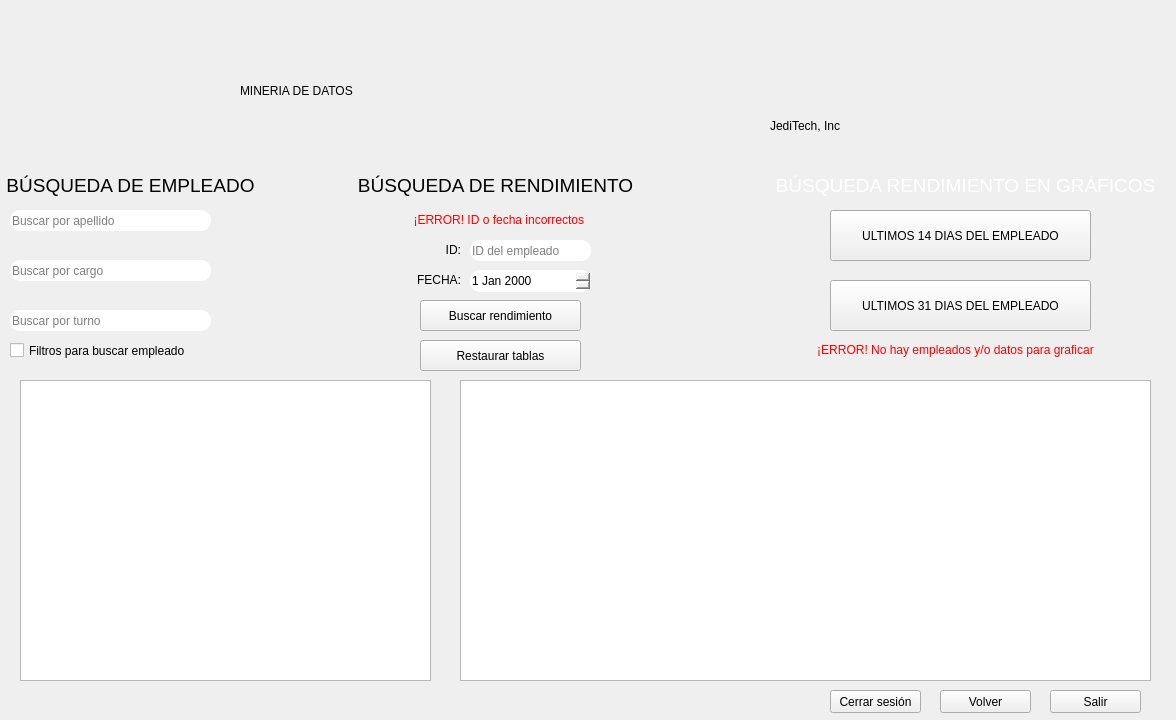
<?xml version="1.0" encoding="UTF-8"?>
<ui version="4.0">
 <class>MenuSearch</class>
 <widget class="QMainWindow" name="MenuSearch">
  <property name="geometry">
   <rect>
    <x>0</x>
    <y>0</y>
    <width>1176</width>
    <height>720</height>
   </rect>
  </property>
  <property name="minimumSize">
   <size>
    <width>1080</width>
    <height>720</height>
   </size>
  </property>
  <property name="maximumSize">
   <size>
    <width>1920</width>
    <height>1080</height>
   </size>
  </property>
  <property name="windowTitle">
   <string>MDD - Búsqueda</string>
  </property>
  <property name="styleSheet">
   <string notr="true">QWidget#centralwidget{
                background-color: qlineargradient(spread:pad, x1:0, y1:0, x2:1, y2:0, stop:0 rgba(255, 178, 102, 255),
                stop:0.55 rgba(235, 148, 61, 255), stop:0.98 rgba(0, 0, 0, 255), stop:1 rgba(0, 0, 0, 0));}
            </string>
  </property>
  <widget class="QWidget" name="centralwidget">
   <widget class="QLabel" name="label">
    <property name="geometry">
     <rect>
      <x>240</x>
      <y>40</y>
      <width>651</width>
      <height>101</height>
     </rect>
    </property>
    <property name="styleSheet">
     <string notr="true">font: 50pt &quot;Bauhaus 93&quot;;</string>
    </property>
    <property name="text">
     <string>MINERIA DE DATOS</string>
    </property>
   </widget>
   <widget class="QLabel" name="label_2">
    <property name="geometry">
     <rect>
      <x>770</x>
      <y>100</y>
      <width>121</width>
      <height>51</height>
     </rect>
    </property>
    <property name="styleSheet">
     <string notr="true">font: 13pt &quot;Bell MT&quot;;</string>
    </property>
    <property name="text">
     <string>JediTech, Inc</string>
    </property>
   </widget>
   <widget class="QPushButton" name="salir">
    <property name="geometry">
     <rect>
      <x>1050</x>
      <y>690</y>
      <width>91</width>
      <height>23</height>
     </rect>
    </property>
    <property name="styleSheet">
     <string notr="true"/>
    </property>
    <property name="text">
     <string>Salir</string>
    </property>
   </widget>
   <widget class="QPushButton" name="cerrarSesion">
    <property name="geometry">
     <rect>
      <x>830</x>
      <y>690</y>
      <width>91</width>
      <height>23</height>
     </rect>
    </property>
    <property name="styleSheet">
     <string notr="true"/>
    </property>
    <property name="text">
     <string>Cerrar sesión</string>
    </property>
   </widget>
   <widget class="QPushButton" name="volver">
    <property name="geometry">
     <rect>
      <x>940</x>
      <y>690</y>
      <width>91</width>
      <height>23</height>
     </rect>
    </property>
    <property name="styleSheet">
     <string notr="true"/>
    </property>
    <property name="text">
     <string>Volver</string>
    </property>
   </widget>
   <widget class="QTableWidget" name="tablaDatos">
    <property name="geometry">
     <rect>
      <x>460</x>
      <y>380</y>
      <width>691</width>
      <height>301</height>
     </rect>
    </property>
   </widget>
   <widget class="QTableWidget" name="tablaEmpleados">
    <property name="geometry">
     <rect>
      <x>20</x>
      <y>380</y>
      <width>411</width>
      <height>301</height>
     </rect>
    </property>
   </widget>
   <widget class="QCheckBox" name="filtros">
    <property name="geometry">
     <rect>
      <x>10</x>
      <y>340</y>
      <width>221</width>
      <height>21</height>
     </rect>
    </property>
    <property name="text">
     <string>Filtros para buscar empleado</string>
    </property>
   </widget>
   <widget class="QLineEdit" name="buscarApellido">
    <property name="geometry">
     <rect>
      <x>10</x>
      <y>210</y>
      <width>201</width>
      <height>21</height>
     </rect>
    </property>
    <property name="styleSheet">
     <string notr="true">border-radius:10px;</string>
    </property>
    <property name="text">
     <string/>
    </property>
    <property name="placeholderText">
     <string>Buscar por apellido</string>
    </property>
   </widget>
   <widget class="QLineEdit" name="buscarCargo">
    <property name="geometry">
     <rect>
      <x>10</x>
      <y>260</y>
      <width>201</width>
      <height>21</height>
     </rect>
    </property>
    <property name="styleSheet">
     <string notr="true">border-radius:10px;</string>
    </property>
    <property name="text">
     <string/>
    </property>
    <property name="placeholderText">
     <string>Buscar por cargo</string>
    </property>
   </widget>
   <widget class="QLineEdit" name="buscarTurno">
    <property name="geometry">
     <rect>
      <x>10</x>
      <y>310</y>
      <width>201</width>
      <height>21</height>
     </rect>
    </property>
    <property name="styleSheet">
     <string notr="true">border-radius:10px;</string>
    </property>
    <property name="text">
     <string/>
    </property>
    <property name="placeholderText">
     <string>Buscar por turno</string>
    </property>
   </widget>
   <widget class="QLabel" name="iconApellido">
    <property name="geometry">
     <rect>
      <x>10</x>
      <y>220</y>
      <width>31</width>
      <height>21</height>
     </rect>
    </property>
    <property name="styleSheet">
     <string notr="true">image: url(:Imagenes/apellido.png);</string>
    </property>
    <property name="text">
     <string/>
    </property>
   </widget>
   <widget class="QLineEdit" name="idRendimiento">
    <property name="geometry">
     <rect>
      <x>470</x>
      <y>240</y>
      <width>121</width>
      <height>21</height>
     </rect>
    </property>
    <property name="styleSheet">
     <string notr="true">border-radius:10px;</string>
    </property>
    <property name="text">
     <string/>
    </property>
    <property name="placeholderText">
     <string>ID del empleado</string>
    </property>
   </widget>
   <widget class="QDateEdit" name="fechaRendimiento">
    <property name="geometry">
     <rect>
      <x>470</x>
      <y>270</y>
      <width>121</width>
      <height>22</height>
     </rect>
    </property>
    <property name="styleSheet">
     <string notr="true">border-radius:10px;</string>
    </property>
   </widget>
   <widget class="QLabel" name="label_id">
    <property name="geometry">
     <rect>
      <x>340</x>
      <y>220</y>
      <width>121</width>
      <height>61</height>
     </rect>
    </property>
    <property name="styleSheet">
     <string notr="true">font: 15pt &quot;Bell MT&quot;;</string>
    </property>
    <property name="text">
     <string>&lt;html&gt;&lt;head/&gt;&lt;body&gt;&lt;p align=&quot;right&quot;&gt;ID:&lt;/p&gt;&lt;/body&gt;&lt;/html&gt;</string>
    </property>
   </widget>
   <widget class="QLabel" name="label_fecha">
    <property name="geometry">
     <rect>
      <x>340</x>
      <y>250</y>
      <width>121</width>
      <height>61</height>
     </rect>
    </property>
    <property name="styleSheet">
     <string notr="true">font: 15pt &quot;Bell MT&quot;;</string>
    </property>
    <property name="text">
     <string>&lt;html&gt;&lt;head/&gt;&lt;body&gt;&lt;p align=&quot;right&quot;&gt;FECHA:&lt;/p&gt;&lt;/body&gt;&lt;/html&gt;</string>
    </property>
   </widget>
   <widget class="QPushButton" name="buscarRendimiento">
    <property name="geometry">
     <rect>
      <x>420</x>
      <y>300</y>
      <width>161</width>
      <height>31</height>
     </rect>
    </property>
    <property name="styleSheet">
     <string notr="true"/>
    </property>
    <property name="text">
     <string>Buscar rendimiento</string>
    </property>
   </widget>
   <widget class="QLabel" name="errorIdFecha">
    <property name="geometry">
     <rect>
      <x>380</x>
      <y>210</y>
      <width>241</width>
      <height>21</height>
     </rect>
    </property>
    <property name="styleSheet">
     <string notr="true">font: 11pt &quot;Bell MT&quot;;
                        color: rgb(255, 0, 0);
                    </string>
    </property>
    <property name="text">
     <string>&lt;html&gt;&lt;head/&gt;&lt;body&gt;&lt;p align=&quot;center&quot;&gt;¡ERROR! ID o fecha incorrectos &lt;/p&gt;&lt;/body&gt;&lt;/html&gt;</string>
    </property>
   </widget>
   <widget class="QLabel" name="label_3">
    <property name="geometry">
     <rect>
      <x>-10</x>
      <y>170</y>
      <width>281</width>
      <height>31</height>
     </rect>
    </property>
    <property name="styleSheet">
     <string notr="true">font: 75 20pt &quot;Bell MT&quot;;</string>
    </property>
    <property name="text">
     <string>&lt;html&gt;&lt;head/&gt;&lt;body&gt;&lt;p align=&quot;center&quot;&gt;&lt;span style=&quot; font-size:14pt;&quot;&gt;BÚSQUEDA DE EMPLEADO&lt;/span&gt;&lt;/p&gt;&lt;/body&gt;&lt;/html&gt;</string>
    </property>
   </widget>
   <widget class="QPushButton" name="ultimos31">
    <property name="geometry">
     <rect>
      <x>830</x>
      <y>280</y>
      <width>261</width>
      <height>51</height>
     </rect>
    </property>
    <property name="text">
     <string>ULTIMOS 31 DIAS DEL EMPLEADO</string>
    </property>
   </widget>
   <widget class="QPushButton" name="ultimos14">
    <property name="geometry">
     <rect>
      <x>830</x>
      <y>210</y>
      <width>261</width>
      <height>51</height>
     </rect>
    </property>
    <property name="text">
     <string>ULTIMOS 14 DIAS DEL EMPLEADO</string>
    </property>
   </widget>
   <widget class="QLabel" name="label_4">
    <property name="geometry">
     <rect>
      <x>350</x>
      <y>160</y>
      <width>291</width>
      <height>51</height>
     </rect>
    </property>
    <property name="styleSheet">
     <string notr="true">font: 75 20pt &quot;Bell MT&quot;;</string>
    </property>
    <property name="text">
     <string>&lt;html&gt;&lt;head/&gt;&lt;body&gt;&lt;p align=&quot;center&quot;&gt;&lt;span style=&quot; font-size:14pt;&quot;&gt;BÚSQUEDA DE RENDIMIENTO&lt;/span&gt;&lt;/p&gt;&lt;/body&gt;&lt;/html&gt;</string>
    </property>
   </widget>
   <widget class="QLabel" name="label_5">
    <property name="geometry">
     <rect>
      <x>770</x>
      <y>170</y>
      <width>391</width>
      <height>31</height>
     </rect>
    </property>
    <property name="styleSheet">
     <string notr="true">font: 75 20pt &quot;Bell MT&quot;;
color: rgb(255, 255, 255);</string>
    </property>
    <property name="text">
     <string>&lt;html&gt;&lt;head/&gt;&lt;body&gt;&lt;p align=&quot;center&quot;&gt;&lt;span style=&quot; font-size:14pt;&quot;&gt;BÚSQUEDA RENDIMIENTO EN GRÁFICOS&lt;/span&gt;&lt;/p&gt;&lt;/body&gt;&lt;/html&gt;</string>
    </property>
   </widget>
   <widget class="QLabel" name="errorGraficos">
    <property name="geometry">
     <rect>
      <x>750</x>
      <y>330</y>
      <width>411</width>
      <height>41</height>
     </rect>
    </property>
    <property name="styleSheet">
     <string notr="true">font: 11pt &quot;Bell MT&quot;;
                        color: rgb(255, 0, 0);
                    </string>
    </property>
    <property name="text">
     <string>&lt;html&gt;&lt;head/&gt;&lt;body&gt;&lt;p align=&quot;center&quot;&gt;¡ERROR! No hay empleados y/o datos para graficar&lt;/p&gt;&lt;/body&gt;&lt;/html&gt;</string>
    </property>
   </widget>
   <widget class="QPushButton" name="restaurar">
    <property name="geometry">
     <rect>
      <x>420</x>
      <y>340</y>
      <width>161</width>
      <height>31</height>
     </rect>
    </property>
    <property name="text">
     <string>Restaurar tablas</string>
    </property>
   </widget>
  </widget>
 </widget>
 <resources>
  <include location="../Imagenes/imagenes.qrc"/>
 </resources>
 <connections/>
</ui>
